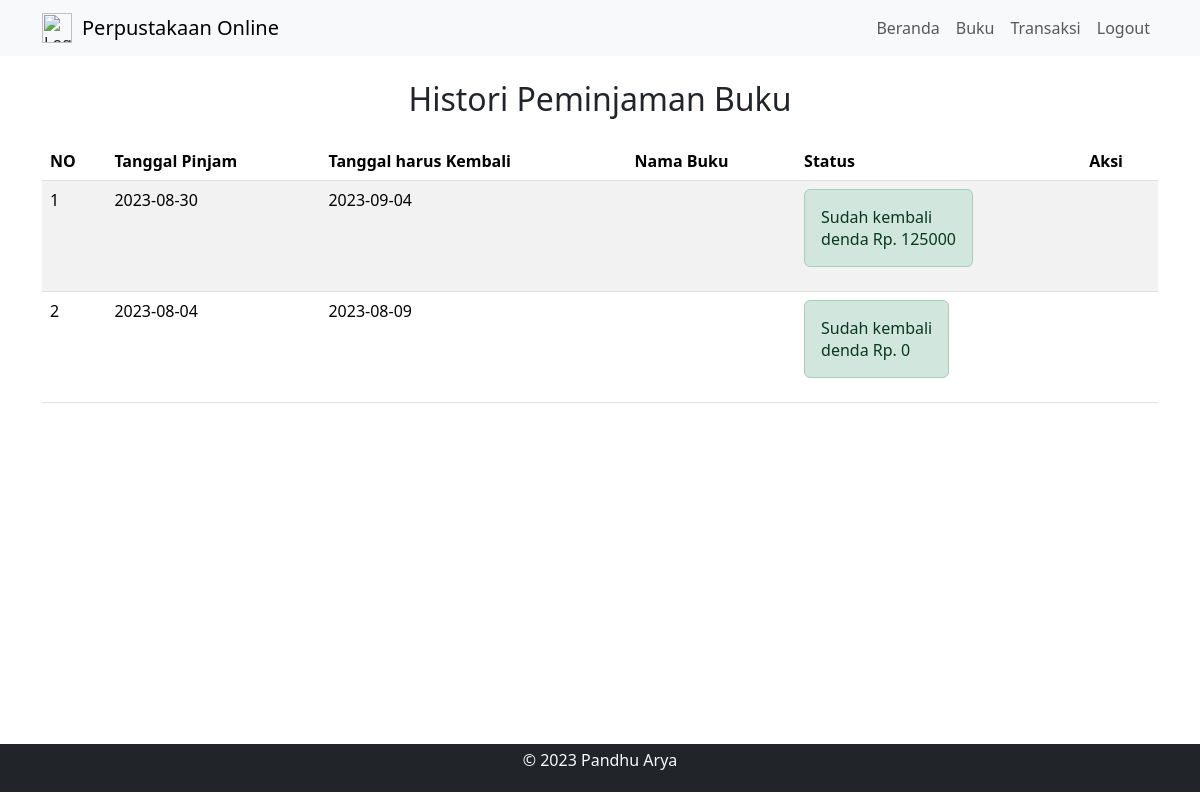
/histori_peminjaman.php (signed in), run on the app's committed database.
### tables this page shows
CREATE TABLE `peminjaman_buku` (
  `id_peminjaman_buku` int(11) NOT NULL,
  `id_siswa` int(11) NOT NULL,
  `tanggal_pinjam` date NOT NULL,
  `tanggal_kembali` date NOT NULL
);

CREATE TABLE `pengembalian_buku` (
  `id_pengembalian_buku` int(11) NOT NULL,
  `id_peminjaman_buku` int(11) NOT NULL,
  `tanggal_pengembalian` date NOT NULL,
  `denda` int(11) NOT NULL
);

### histori_peminjaman.php (the view, shortened to what this page needs)
<?php
include "header.php";
?>
<div class="container" style="min-height: 87vh; padding-top: 5rem;">
    <h2 class="text-center pb-3">Histori Peminjaman Buku</h2>
    <table class="table table-hover table-striped">
        <thead>
            <th>NO</th>
            <th>Tanggal Pinjam</th>
            <th>Tanggal harus Kembali</th>
            <th>Nama Buku</th>
            <th>Status</th>
            <th>Aksi</th>
        </thead>
        <tbody>
            <?php
            include "connect.php";
            $qry_histori = mysqli_query($conn, "select * from peminjaman_buku where id_siswa='" . $_SESSION['id_siswa'] . "'order by id_peminjaman_buku desc");
            $no = 0;
            while ($dt_histori = mysqli_fetch_array($qry_histori)) {
                $no++;
                $qry_cek_kembali = mysqli_query($conn, "select * from pengembalian_buku where id_peminjaman_buku = '" . $dt_histori['id_peminjaman_buku'] . "'");
                if (mysqli_num_rows($qry_cek_kembali) > 0) {
                    $dt_kembali = mysqli_fetch_array($qry_cek_kembali);
                    $denda = "denda Rp. " . $dt_kembali['denda'];
                    $status_kembali = "<label class='alert alert-success'>Sudah kembali <br>" . $denda . "</label>";
                } else {
                    $status_kembali = "<label class='alert alert-danger'>Belum kembali</label>";
                    $button_kembali = "<a href='kembali.php?id=" . $dt_histori['id_peminjaman_buku'] . "' class='btn btn-warning' onclick='return confirm(\"Apakah kamu yakin ingin mengembalikan\")'>Kembalikan</a>";
                }
                ?>
                <tr>
                    <td>
                        <?= $no ?>
                    </td>
                    <td>
                        <?= $dt_histori['tanggal_pinjam'] ?>
                    </td>
                    <td>
                        <?= $dt_histori['tanggal_kembali'] ?>
                    </td>
                    <td>
                    </td>
                    <td>
                        <?= $status_kembali ?>
                    </td>
                    <td>
                    </td>
                </tr>
                <?php
            }
            ?>
        </tbody>
    </table>
</div>
<?php
include "footer.php";
?>

### data on the page
peminjaman_buku: tanggal_pinjam "2023-08-30", tanggal_kembali "2023-09-04", pengembalian_buku.denda "denda Rp. 125000"
peminjaman_buku: tanggal_pinjam "2023-08-04", tanggal_kembali "2023-08-09", pengembalian_buku.denda "denda Rp. 0"
